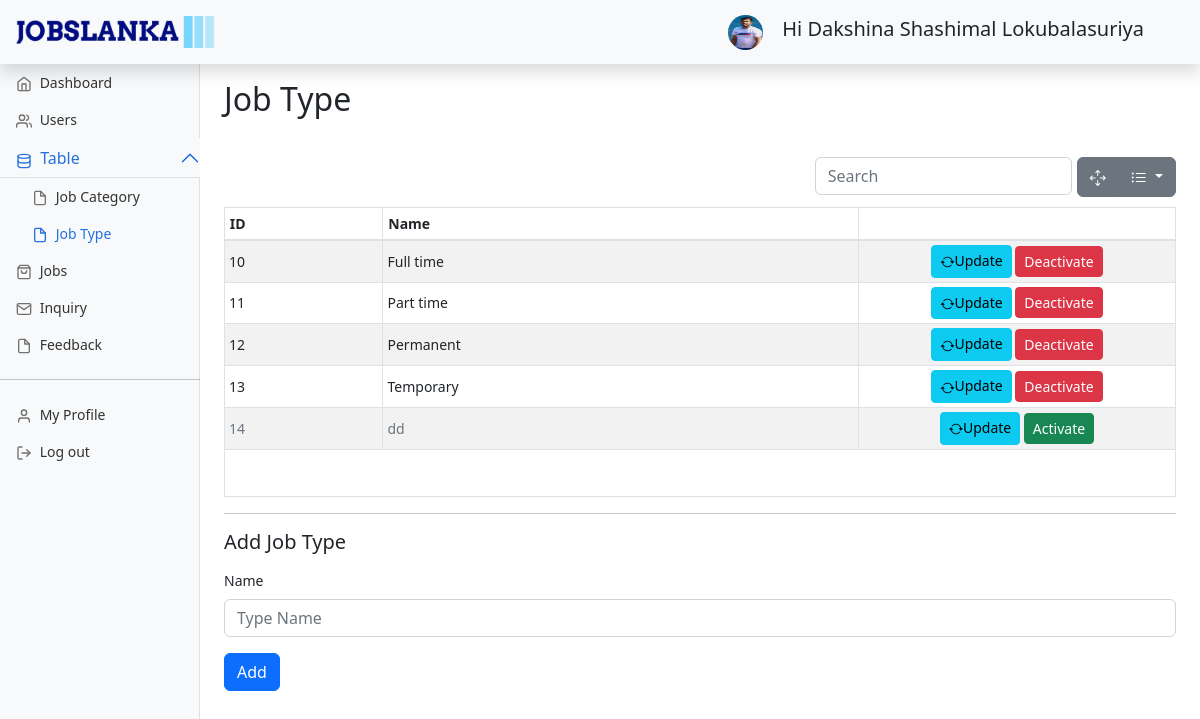
The app's page /Admin/jobType.php (signed in), older data.
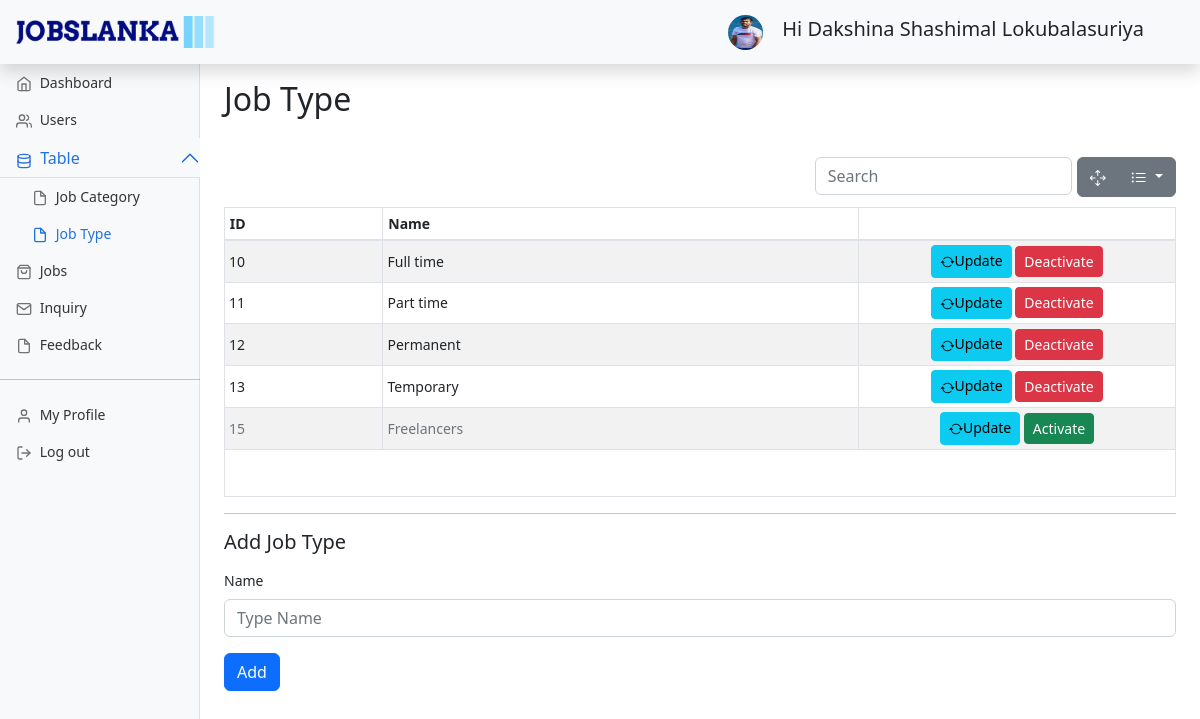
The same page, newer data.
### tables this page shows
CREATE TABLE `job_type` (
  `id` int(11) NOT NULL,
  `name` varchar(150) NOT NULL,
  `isactive` int(11) NOT NULL
);

### Admin/jobType.php (the view, shortened to what this page needs)
<?php require "../DBCon.php";
require "../fillCombo.php";
if(isset($_SESSION['userInfo']) && $_SESSION['userInfo']['job_role_id']==1){
?>
<!doctype html>
<html lang="en">
  <head>
    <link href="../assets/css/bootstrap.min.css" rel="stylesheet">
    <link href="..\assets\css\jobslanka.css" rel="stylesheet">
    <link href="..\assets\css\dashboard.css" rel="stylesheet">
    <link href="..\assets\css\bootstrap-table.min.css" rel="stylesheet">
    <link href="..\assets\css\bootstrap-table-sticky-header.css" rel="stylesheet">
    <link rel="stylesheet" href="https://cdn.jsdelivr.net/npm/bootstrap-icons@1.7.2/font/bootstrap-icons.css">
</head>
<body>
<header class="navbar navbar-dark sticky-top bg-light flex-md-nowrap p-0 shadow">
  <a href="..\index.php" class="d-flex align-items-center mb-3 mb-md-0 pv-3 px-3 me-md-auto link-dark text-decoration-none">
                  <img src="..\Images\logo_noBack.png"
                    style="width: 200px;"  class="pb-3 py-3" alt="logo">
        </a>
  <div class="navbar-nav">
    <div class="nav-item text-nowrap mx-5">
    <img src="../Uploads/ProfilePics/<?php echo $_SESSION['userInfo']['image']; ?>" alt="" width="35" height="35" class="rounded-circle me-2">
    <span class=" mx-2 pt-2 lead">Hi <?php echo $_SESSION['userInfo']['name']; ?> </span>
    </div>
  </div>
</header>
<div class="container-fluid">
  <div class="row">
    <nav id="sidebarMenu" class="col-md-3 col-lg-2 d-md-block bg-light sidebar collapse">
      <div class="position-sticky pt-3 sidebar-sticky">
        <ul class="nav flex-column">
          <li class="nav-item">
            <a class="nav-link " aria-current="page" href="adminDash.php">
              <span data-feather="home" class="align-text-bottom"></span>
              Dashboard
            </a>
          </li>
          <li class="nav-item">
            <a class="nav-link" href="users.php">
              <span data-feather="users" class="align-text-bottom"></span>
              Users
            </a>
          </li>
          <li class="nav-item">
          <div class="accordion"id="ac1" >
            <div class="">
                  <button class="accordion-button py-0 px-0 bg-light" type="button" data-bs-toggle="collapse" data-bs-target="#collapseOne"
                      aria-expanded="true" aria-controls="collapseOne">
                      <a class="nav-link active" href="#">
                        <span data-feather="database" class="align-text-bottom"></span>
                        Table
                      </a>
                  </button>
              <div id="collapseOne" class="accordion-collapse collapse show" data-bs-parent="#ac1">
                  <div class=" py-0 px-3">
                      <ul class="nav flex-column">
                        <li class="nav-item">
                          <a class="nav-link" href="jobCategory.php">
                            <span data-feather="file" class="align-text-bottom"></span>
                            Job Category
                          </a>
                        </li>
                        <li class="nav-item">
                          <a class="nav-link  active" href="jobType.php">
                            <span data-feather="file" class="align-text-bottom"></span>
                            Job Type
                          </a>
                        </li>
                      </ul>
                  </div>
              </div>
            </div>
          </div>
          </li>
          <li class="nav-item">
            <a class="nav-link" href="jobs.php">
              <span data-feather="shopping-bag" class="align-text-bottom"></span>
              Jobs
            </a>
          </li>
          <li class="nav-item">
            <a class="nav-link" href="inquiry.php">
              <span data-feather="mail" class="align-text-bottom"></span>
              Inquiry
            </a>
          </li>
          <li class="nav-item">
            <a class="nav-link" href="feedback.php">
              <span data-feather="file" class="align-text-bottom"></span>
              Feedback
            </a>
          </li>
          <hr/>
          <li class="nav-item">
            <a class="nav-link" href="myProfileA.php">
              <span data-feather="user" class="align-text-bottom"></span>
              My Profile
            </a>
          </li>
          <li class="nav-item">
            <a class="nav-link" href="ad-logout.php">
              <span data-feather="log-out" class="align-text-bottom"></span>
              Log out
            </a>
          </li>
        </ul>
      </div>
    </nav>
    <main class="col-md-9 ms-sm-auto col-lg-10 px-md-4">
    <h1 class="h2 mt-3">Job Type</h1></br>
    <div class="row">
        <div class="table-responsive" >
            <table class="table table-striped table-sm " data-show-columns="true" data-height="350" id="jType" data-unique-id="id">
              <thead >
                <tr>
                  <th scope="col" class="col-2 " data-field="id">ID</th>
                  <th scope="col" class="col-6 ">Name</th>
                </tr>
              </thead>
              <tbody>
                <?php
                $sql= "select * from job_type order by isactive desc";
                $result = mysqli_query($con,$sql);
                while($row=mysqli_fetch_assoc($result)){
                  $clsTextMuted="";
                  $btnactivationName="";
                  $btnColor="";
                  if($row['isactive']==0){
                    $clsTextMuted = "class='text-muted'";
                    $btnactivationName="Activate";
                    $btnColor="btn-success";
                  }else{
                    $clsTextMuted="";
                    $btnactivationName="Deactivate";
                    $btnColor="btn-danger";
                  }
                    ?>
                <tr>
                  <td <?php echo $clsTextMuted; ?> ><?php echo $row['id']; ?></td>
                  <td <?php echo $clsTextMuted; ?> ><?php echo $row['name']; ?></td>
                  <td class="text-center">
                  <button type="button" class="btn btn-info btn-sm"  onclick="openUpdateModel(<?php echo $row['id']; ?>)" ><i class="bi bi-arrow-repeat"></i>Update</button>
                  <button type="button" class="btn <?php echo $btnColor; ?> btn-sm" onclick="openDeleteModel(<?php echo $row['id']; ?> , '<?php echo $row['isactive']; ?> ')"  ><?php echo $btnactivationName; ?></button>
                  </td>
                </tr>
                <?php }
                ?>
              </tbody>
            </table>
          </div>
    </div>
    <hr>
    <h5 class="mb-3">Add Job Type</h5>
    <div class="row">
    <form method="POST" action="" class="needs-validation" novalidate>
    <div class="col-12 mb-3">
              <label  class="form-label">Name</label>
              <input type="text" class="form-control" id="aname" name="aname" placeholder="Type Name" value="" required>
    </div>
    <div class="row ">
        <div class="col-12 mb-3">
            <input class=" btn btn-primary btn-md" name="add" type="submit"  value="Add">
        </div>
    </div>
    </form>
    </div>
    </main>
  </div>
  </div>
  </body>
</html>
<?php
}else{
  header("location: index.php");
}
?>

### assets/css/dashboard.css (style rules this page uses)
body { font-size: .875rem; }
.feather { width: 16px; height: 16px; }
.sidebar { position: fixed; top: 0; bottom: 0; left: 0; z-index: 100; padding: 48px 0 0; box-shadow: inset -1px 0 0 rgba(0, 0, 0, .1); }
.sidebar-sticky { height: calc(100vh - 48px); overflow-x: hidden; overflow-y: auto; }
.sidebar .nav-link { font-weight: 500; color: #333; }
.sidebar .nav-link .feather { margin-right: 4px; color: #727272; }
.sidebar .nav-link.active { color: #2470dc; }
.sidebar .nav-link:hover .feather, .sidebar .nav-link.active .feather { color: inherit; }
.bi { vertical-align: -.125em; fill: currentColor; }

Row changes from the older to the newer data that the page shows:
removed job_type: id "14", name "dd", isactive "Activate"
added job_type: id "15", name "Freelancers", isactive "Activate"
